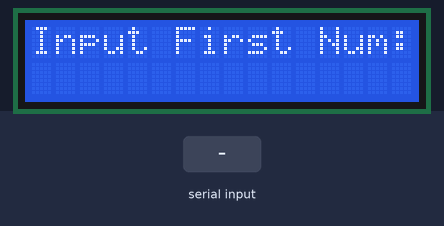
The sketch below on a simulated Arduino Uno, built with avr-gcc and run on an emulated ATmega328P. On the bench: 16×2 character LCD. Inputs (shaded band) come from the test bench.

Above: at 1.2 s.
1.3 s: "90/45\n" received over Serial
At 1.8 s:
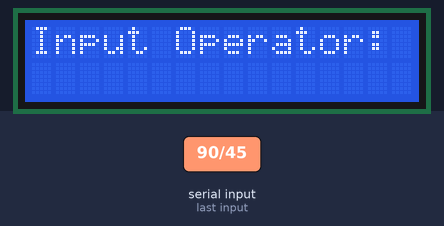
3.8 s: "*" received over Serial
At 5.4 s:
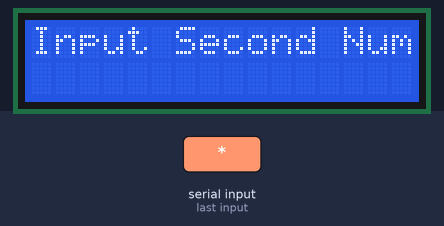
6.3 s: "/" received over Serial
At 8.5 s:
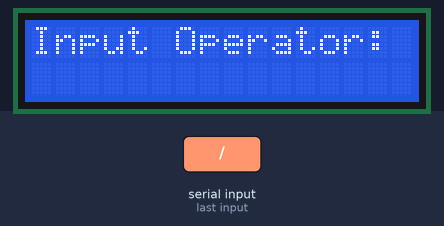
8.8 s: "+" received over Serial
At 10.6 s:
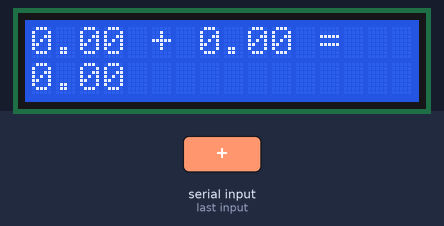
Timing chart, 0 to 12.1 s (numbered marks = the images above; inputs shaded):
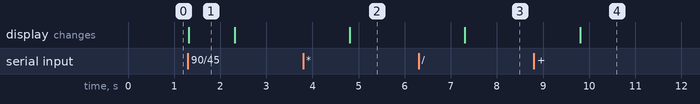

The sketch:

lcdCalculator.ino
```cpp
#include <LiquidCrystal.h>
int rs = 7;
int en = 8;
int d4 = 9;
int d5 = 10;
int d6 = 11;
int d7 = 12;

float firstNumber;
float secondNumber;
String Operator;

LiquidCrystal lcd(rs, en, d4, d5, d6, d7);

void setup() {
  lcd.begin (16, 2);
  Serial.begin (9600);

}

void loop() {
  lcd.clear();
  lcd.setCursor(0, 0);
  lcd.print ("Input First Num: ");
  while (Serial.available() == 0) { }
  firstNumber = Serial.parseFloat();
  lcd.clear();

  lcd.setCursor(0, 0);
  lcd.print ("Input Second Num: ");
  while (Serial.available() == 0) {}
  secondNumber = Serial.parseFloat();
  lcd.clear();

  lcd.setCursor(0, 0);
  lcd.print ("Input Operator: ");
  while (Serial.available() == 0) { }
  Operator = Serial.readString();
  lcd.clear();

  if (Operator == "*") {
    lcd.clear();
    lcd.setCursor(0, 0);
    lcd.print (firstNumber);
    lcd.print (" * ");
    lcd.print (secondNumber);
    lcd.print (" = ");
    lcd.setCursor(0, 1);
    lcd.print (firstNumber * secondNumber);
    delay (5000);
  }

  if (Operator == "/") {
    lcd.clear();
    lcd.setCursor(0, 0);
    lcd.print (firstNumber);
    lcd.print (" / ");
    lcd.print (secondNumber);
    lcd.print (" = ");
    lcd.setCursor(0, 1);
    lcd.print (firstNumber / secondNumber);
    delay (5000);
  }

  if (Operator == "+") {
    lcd.clear();
    lcd.setCursor(0, 0);
    lcd.print (firstNumber);
    lcd.print (" + ");
    lcd.print (secondNumber);
    lcd.print (" = ");
    lcd.setCursor(0, 1);
    lcd.print (firstNumber + secondNumber);
    delay (5000);
  }

  if (Operator == "-") {
    lcd.clear();
    lcd.setCursor(0, 0);
    lcd.print (firstNumber);
    lcd.print (" - ");
    lcd.print (secondNumber);
    lcd.print (" = ");
    lcd.setCursor(0, 1);
    lcd.print (firstNumber - secondNumber);
    delay (5000);
  }

}
```

Measured:
- after the input at 1.3 s, the display: changes at once (image 1)
- after the input at 3.8 s, the display: changes after 1.0 s (image 2)
- after the input at 6.3 s, the display: changes after 1.0 s (image 3)
- after the input at 8.8 s, the display: changes after 1.0 s (image 4)
- what the display in image 1 shows lasts 1.0 s, from 1.3 s to 2.3 s
